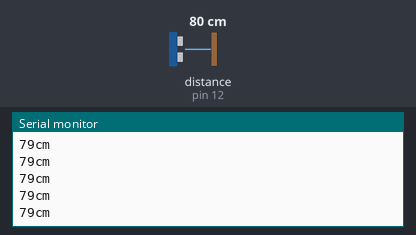
Bench run of a sketch on a simulated Arduino Uno, built with avr-gcc and run on an emulated ATmega328P. Shown: the last lines printed to the serial monitor. Wiring (inferred from the names in the program): ultrasonic range finder: trigger pin 11; echo pin 12. Inputs (shaded band) come from the test bench; at power-on: distance to the obstacle (sensor on pin 12) 80 cm. The echo pulse lasts 58.3 µs per cm.

Above: at 1.2 s.
1.3 s: distance to the obstacle (sensor on pin 12) set to 2 cm
At 2.3 s:
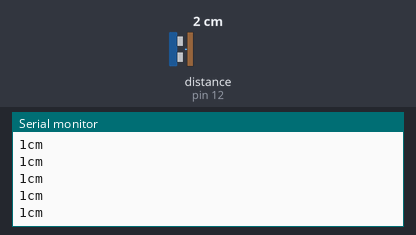
4.3 s: distance to the obstacle (sensor on pin 12) set to 4 cm
At 5.3 s:
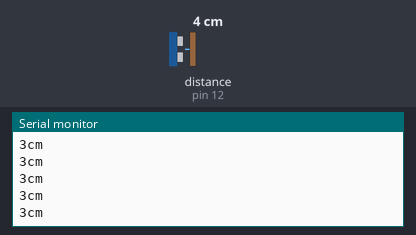
5.8 s: distance to the obstacle (sensor on pin 12) set to 120 cm
At 6.7 s:
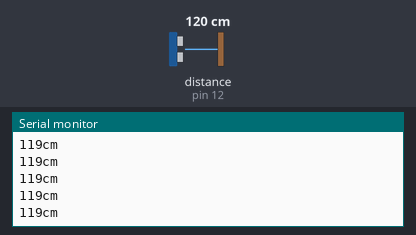
Timing chart, 0 to 8.8 s (numbered marks = the images above; inputs shaded):
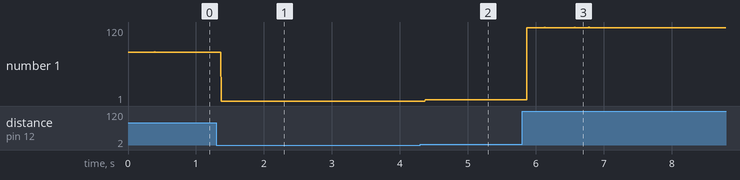

The sketch:

Ultrasonic_Version1.ino
```cpp
int trigPin = 11;    //Trigger pin for ultrasonic sensor
int echoPin = 12;    //Echo pin for ultrasonic sensor

int distance;

void setup() {
  Serial.begin (9600);    //Serial Port begin

  //Define inputs and outputs for the ultrasonic sensor
  pinMode(trigPin, OUTPUT);
  pinMode(echoPin, INPUT);

}

void loop(){
  distance=getDistance();
}

long getDistance()
{
  long duration;
  long cm;
  // The sensor is triggered by a HIGH pulse of 10 or more microseconds.
  // Give a short LOW pulse beforehand to ensure a clean HIGH pulse:
  digitalWrite(trigPin, LOW);
  delayMicroseconds(5);
  digitalWrite(trigPin, HIGH);
  delayMicroseconds(10);
  digitalWrite(trigPin, LOW);

  // Read the signal from the sensor: a HIGH pulse whose
  // duration is the time (in microseconds) from the sending
  // of the ping to the reception of its echo off of an object.
  pinMode(echoPin, INPUT);
  duration = pulseIn(echoPin, HIGH);

  // convert the time into a distance
  cm = (duration/2) / 29.1;

  Serial.print(cm);
  Serial.print("cm");
  Serial.println();

  return cm;
}
```

Measured:
- after the input at 1.3 s, the serial monitor: prints a new line after 0.07 s (image 1)
- after the input at 4.3 s, the serial monitor: prints a new line after 0.07 s (image 2)
- after the input at 5.8 s, the serial monitor: prints a new line after 0.07 s (image 3)
- plotted number 1: 79 → 1 after the input at 1.3 s, 1 → 3 after the input at 4.3 s, 3 → 119 after the input at 5.8 s
